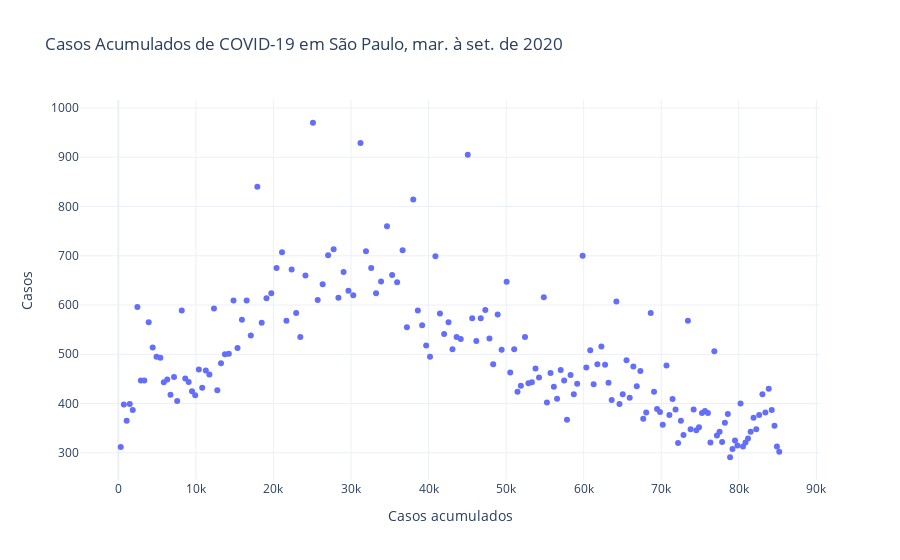

The notebook cell saved with this chart:
### Markdown cell above
### 2) Número Reprodutivo Básico calculado a partir do gráfico de casos acumulados

Nesta seção visamos obter o número reprodutivo básico associado aos dado de casos de COVID-19 utilizando o coeficiente angular da reta ajustada a região de crescimento dos casos (dados ajustados ao modelo SIR mostrados acima), bem como utilizando a reta de ajuste aos casos acumulados.

### Code cell
# Calcular os casos acumulados
cumulative_cases = data['Cases'].cumsum()

# Criar o gráfico
fig = go.Figure()

# Adicionar os dados de dispersão
fig.add_trace(go.Scatter(x=cumulative_cases, y=data['Cases'], mode='markers', name='Casos'))

# Adicionar título e rótulos dos eixos
fig.update_layout(title='Casos Acumulados de COVID-19 em São Paulo, mar. à set. de 2020',
                  xaxis_title='Casos acumulados',
                  yaxis_title='Casos',
                  template='plotly_white')

# Salvar o gráfico em HTML
pio.write_html(fig, 'casos_acumulados.html')

# Exibir o gráfico
fig.show()

### Figure 1 — Plotly figure (JSON) as saved in the notebook; plotly's stock layout.template omitted (floating-point values rounded to 4 significant figures; data arrays with more than 128 entries replaced by an {"elided": "..."} marker saying what was removed)
{"data": [{"mode": "markers", "name": "Casos", "type": "scatter", "x": {"elided": "173 int values"}, "y": {"elided": "173 int values"}}], "layout": {"title": {"text": "Casos Acumulados de COVID-19 em São Paulo, mar. à set. de 2020"}, "xaxis": {"title": {"text": "Casos acumulados"}}, "yaxis": {"title": {"text": "Casos"}}}}
